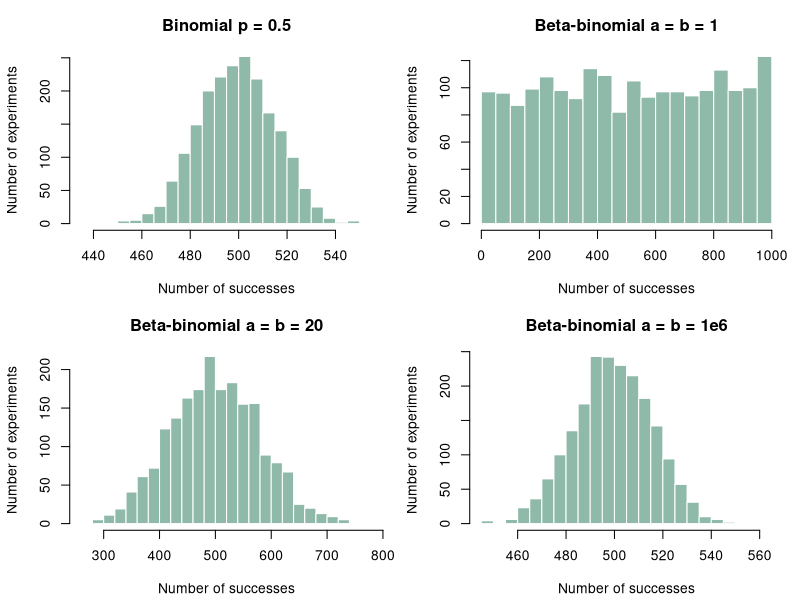
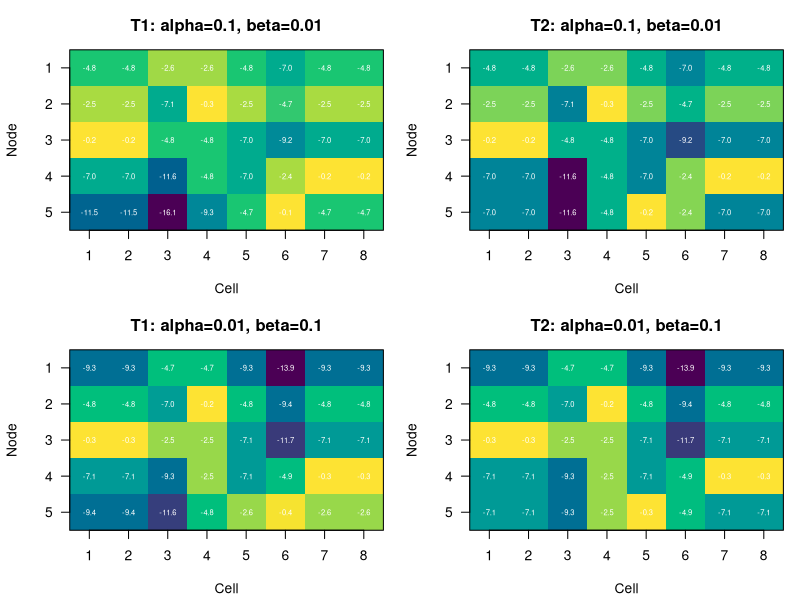

Source code (R) for these figures, in order:
## ---- chunk 1
set.seed(42)
## ---- chunk 2
n_trials <- 1000L
n_experiments <- 2000L

theoretical_summary <- data.frame(
  Distribution = c(
    "Binomial, p = 0.5",
    "Beta-binomial, alpha = beta = 1",
    "Beta-binomial, alpha = beta = 20",
    "Beta-binomial, alpha = beta = 1e6"
  ),
  Mean = c(
    n_trials * 0.5,
    n_trials * 0.5,
    n_trials * 0.5,
    n_trials * 0.5
  ),
  Variance = c(
    n_trials * 0.5 * 0.5,
    n_trials * (2 * 1 + n_trials) / (4 * (2 * 1 + 1)),
    n_trials * (2 * 20 + n_trials) / (4 * (2 * 20 + 1)),
    n_trials * (2 * 1e6 + n_trials) / (4 * (2 * 1e6 + 1))
  )
)

knitr::kable(theoretical_summary, digits = 3)
## ---- chunk 3
rbeta_binom <- function(n, size, alpha, beta) {
  p <- rbeta(n, shape1 = alpha, shape2 = beta)
  rbinom(n, size = size, prob = p)
}

samples <- list(
  "Binomial p = 0.5" =
    rbinom(n_experiments, size = n_trials, prob = 0.5),
  "Beta-binomial a = b = 1" =
    rbeta_binom(n_experiments, size = n_trials, alpha = 1, beta = 1),
  "Beta-binomial a = b = 20" =
    rbeta_binom(n_experiments, size = n_trials, alpha = 20, beta = 20),
  "Beta-binomial a = b = 1e6" =
    rbeta_binom(n_experiments, size = n_trials, alpha = 1e6, beta = 1e6)
)

old_par <- par(mfrow = c(2, 2), mar = c(4.2, 4.2, 3, 1))
for (nm in names(samples)) {
  hist(
    samples[[nm]],
    breaks = 30,
    main = nm,
    xlab = "Number of successes",
    ylab = "Number of experiments",
    col = "#8FB9A8",
    border = "white"
  )
}
par(old_par)
## ---- chunk 4
##' computes the likelihood of the input genotype matrix given a tree
##' returns both the node-by-cell log likelihood, and the overall log likelihood
##' after marginalizing over all cell attachment
##' assume uniform attachment probabilities
##' @param tree list with $root (integer node index) and $children
##' (a list mapping each parent node index, as a string, to an integer vector
##' of its children's indices,
##' e.g. list(root=1L, children=list("1"=2L, "2"=c(3L,4L))))
##' @param genotype_matrix mutation-by-cell binary matrix of observed genotypes
##' @param alpha false positive rate
##' @param beta false negative rate
compute_log_lik <- function(tree, genotype_matrix, alpha, beta) {

  num_mutations <- nrow(genotype_matrix)
  num_cells <- ncol(genotype_matrix)

  log_lik <- matrix(
    NA_real_,
    nrow = num_mutations,
    ncol = num_cells,
    dimnames = list(
      paste0("node_", seq_len(num_mutations)),
      paste0("cell_", seq_len(num_cells))
    )
  )

  log_absent <- ifelse(genotype_matrix == 1, log(alpha), log1p(-alpha))
  log_present <- ifelse(genotype_matrix == 1, log1p(-beta), log(beta))

  absent_baseline <- colSums(log_absent)
  present_increment <- log_present - log_absent

  stack <- tree$root
  log_lik[tree$root, ] <- absent_baseline + present_increment[tree$root, ]

  while (length(stack) > 0) {
    parent <- stack[[length(stack)]]
    stack <- stack[-length(stack)]

    children <- tree$children[[as.character(parent)]]
    if (is.null(children)) {
      next
    }

    for (child in children) {
      log_lik[child, ] <- log_lik[parent, ] + present_increment[child, ]
      stack <- c(stack, child)
    }
  }

  if (anyNA(log_lik)) {
    stop("The tree does not reach every mutation node in the genotype matrix.")
  }

  cell_log_lik <- vapply(seq_len(num_cells), function(cell_idx) {
    node_log_lik <- log_lik[, cell_idx]
    max_log_lik <- max(node_log_lik)
    max_log_lik + log(mean(exp(node_log_lik - max_log_lik)))
  }, numeric(1))

  final_llik <- sum(cell_log_lik)

  return(list(log_lik = log_lik, final_llik = final_llik))
}
## ---- chunk 5
genotype_matrix <- as.matrix(read.table("cells.txt"))
colnames(genotype_matrix) <- paste0("cell_", seq_len(ncol(genotype_matrix)))
rownames(genotype_matrix) <- paste0("mut_", seq_len(nrow(genotype_matrix)))
genotype_matrix
## ---- chunk 6
tree1 <- list(
  root     = 1L,
  children = list(
    "1" = 2L,
    "2" = c(3L, 4L),
    "4" = 5L
  )
)

tree2 <- list(
  root     = 1L,
  children = list(
    "1" = 2L,
    "2" = c(3L, 4L, 5L)
  )
)
## ---- chunk 7
cases <- list(
  "T1: alpha=0.1, beta=0.01" =
    list(tree = tree1, alpha = 0.1, beta = 0.01),
  "T2: alpha=0.1, beta=0.01" =
    list(tree = tree2, alpha = 0.1, beta = 0.01),
  "T1: alpha=0.01, beta=0.1" =
    list(tree = tree1, alpha = 0.01, beta = 0.1),
  "T2: alpha=0.01, beta=0.1" =
    list(tree = tree2, alpha = 0.01, beta = 0.1)
)

results <- lapply(cases, function(case) {
  compute_log_lik(
    tree = case$tree,
    genotype_matrix = genotype_matrix,
    alpha = case$alpha,
    beta = case$beta
  )
})

best_attachment <- lapply(results, function(result) {
  apply(result$log_lik, 2, which.max)
})

result_table <- do.call(rbind, lapply(names(results), function(nm) {
  data.frame(
    Case = nm,
    Log_likelihood = results[[nm]]$final_llik,
    Best_node_by_cell = paste(best_attachment[[nm]], collapse = ", ")
  )
}))
row.names(result_table) <- NULL

knitr::kable(result_table, digits = 3)
## ---- chunk 8
plot_log_lik_heatmap <- function(log_lik, main) {
  num_nodes <- nrow(log_lik)
  num_cells <- ncol(log_lik)
  z <- t(log_lik[num_nodes:1, , drop = FALSE])

  image(
    x = seq_len(num_cells),
    y = seq_len(num_nodes),
    z = z,
    col = hcl.colors(80, "Viridis"),
    axes = FALSE,
    xlab = "Cell",
    ylab = "Node",
    main = main
  )
  axis(1, at = seq_len(num_cells), labels = seq_len(num_cells))
  axis(2, at = seq_len(num_nodes), labels = num_nodes:1, las = 1)
  box()

  text(
    x = rep(seq_len(num_cells), times = num_nodes),
    y = rep(seq_len(num_nodes), each = num_cells),
    labels = sprintf("%.1f", as.vector(z)),
    cex = 0.55,
    col = "white"
  )
}

old_par <- par(mfrow = c(2, 2), mar = c(4.2, 4.2, 3, 1))
for (nm in names(results)) {
  plot_log_lik_heatmap(results[[nm]]$log_lik, nm)
}
par(old_par)
